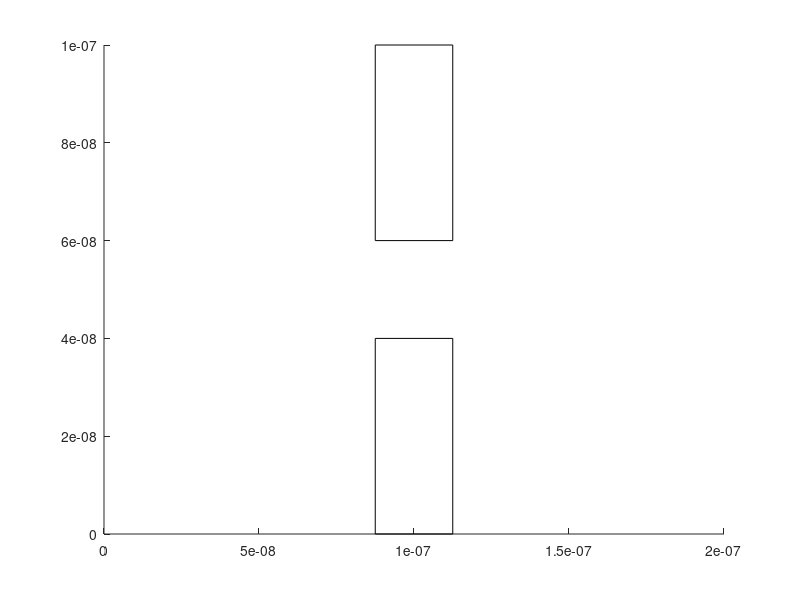

MATLAB code for this plot: (Note: this script raises an error after producing the figure.)
%ELEC4700 Assignment 1
%Zachary St. Pierre
%101094217



%-------------------------------------------------------------------------%
clc;
clear;
close all;




%-------------------------------------------------------------------------%
%Variables%

N_e = 100;  %number of electrons
N_plot = randi(N_e, 5, 1);  %number of electrons to plot

m_0 = 9.1093837015e-31;
m_n = 0.26 * m_0;      % mass of electrons

c_bolt = 1.381e-23;
Temp = 300;

size_x = 200e-9; %length of region
size_y = 100e-9; %width of region

t_mn = 0.2e-12;

%define box regions

box_length = 25e-9;
box_height = 40e-9;

rectangle('Position', [(size_x/2) - (box_length/2) , 0 , box_length, box_height])
hold on
rectangle('Position', [(size_x/2) -  (box_length/2) , (size_y - box_height) , box_length, box_height])
hold on

axis([0 size_x 0 size_y])

%duration and time step
nT = 5e-15;
T = 100*nT;


%probability of scatter

Pscat = 1 - exp(-nT/t_mn);
%Pscat = 0.5;
Pscatter = [];

%velocity

Vth = sqrt(2.*c_bolt.*Temp./m_n)

Vx = [];
Vy = [];

% position
Px = [];
Py = []; 

%Maxwell-Boltzman deviation calculations
deviation = sqrt((c_bolt*Temp)/m_n);
rand_speed = deviation + Vth;


%-------------------------------------------------------------------------%
%Create random points%
Px = rand(N_e,1)*size_x;
Py = rand(N_e,1)*size_y;


Vx = randn(N_e,1) * rand_speed;
Vy = randn(N_e,1) * rand_speed;


P_inside_box_x = ((size_x/2) - (box_length/2) < Px) &  (Px < (size_x/2) + box_length/2) & (box_height > Py)  | (Py > box_height + (size_y - 2* box_height));

while sum(P_inside_box_x) > 0
    Px(P_inside_box_x) = rand(1)*size_x;
    Py(P_inside_box_x) = rand(1)*size_y;

    P_inside_box_x = ((size_x/2) - (box_length/2) < Px) &  (Px < (size_x/2) + box_length/2) & (box_height > Py)  | (Py > box_height + (size_y - 2* box_height));
end


counter = 1;
for i = 1:1000

   Pscatter = rand(N_e,1);

   Px_old = Px;
   Py_old = Py;

   P_scatter_locations = Pscatter < Pscat;
   Vy(P_scatter_locations) = randn(1) * Vth;
   Vx(P_scatter_locations) = randn(1) * Vth;
    

   Px = Px_old + (Vx * nT);
   Py = Py_old + (Vy * nT);

   Px_outside_right = Px > size_x;
   Px_outside_left  = Px < 0;

   P_inside_box_x = ((size_x/2) - (box_length/2) < Px) &  (Px < (size_x/2) + box_length/2) & ((box_height > Py)  | (Py > box_height + (size_y - 2* box_height)));
  
   
   Py_top_box = Py > box_height + (size_y - 2* box_height) ;
   Py_bottom_box = box_height > Py;

   P_xy_top = P_inside_box_x + Py_top_box;
   P_xy_bottom = P_inside_box_x + Py_bottom_box;

   P_gap_top = P_xy_top > 1;
   P_gap_bottom = P_xy_bottom > 1;
   
   
   Vy(P_gap_top) = Vy(P_gap_top) * -1;
   Vy(P_gap_bottom) =   Vy(P_gap_bottom) * -1;
   Py(P_gap_top) = Py_old(P_gap_top);
   Py(P_gap_bottom) = Py_old(P_gap_bottom);

  
   Vx(P_inside_box_x) = Vx(P_inside_box_x) * -1;
   Px(P_inside_box_x) = Px_old(P_inside_box_x);

  
   Py_top = Py > size_y;
   Py_bottom = Py < 0;

   Px(Px_outside_right) = Px(Px_outside_right) - size_x;
   Px(Px_outside_left) = Px(Px_outside_left) + size_x;

   Px_old(Px_outside_right) = Px_old(Px_outside_right) - size_x;
   Px_old(Px_outside_left) = Px_old(Px_outside_left) + size_x;

  

   Vy(Py_top) = Vy(Py_top) * -1;
   Vy(Py_bottom) = Vy(Py_bottom) * -1;
  
  


   for j = 1: length(N_plot)
    plot([Px_old(N_plot(j)) Px(N_plot(j))]',[Py_old(N_plot(j)) Py(N_plot(j))]','SeriesIndex',j)
    hold on
   end 

   avg_velocity = mean(mean(sqrt(Vx.^2 + Vy.^2)));
   avg_temperature(i) = (avg_velocity.^2 .* m_n)./(2.*c_bolt);
   t_temp(i) = nT*i;

    title(avg_temperature(i)); title("T = " + avg_temperature(i) + "K");
    


    pause(0.01)
end


figure(2)
plot(t_temp,avg_temperature)
title('Average temperature of Silicon Plane')
xlabel('Time')
ylabel('Temperature (K)')